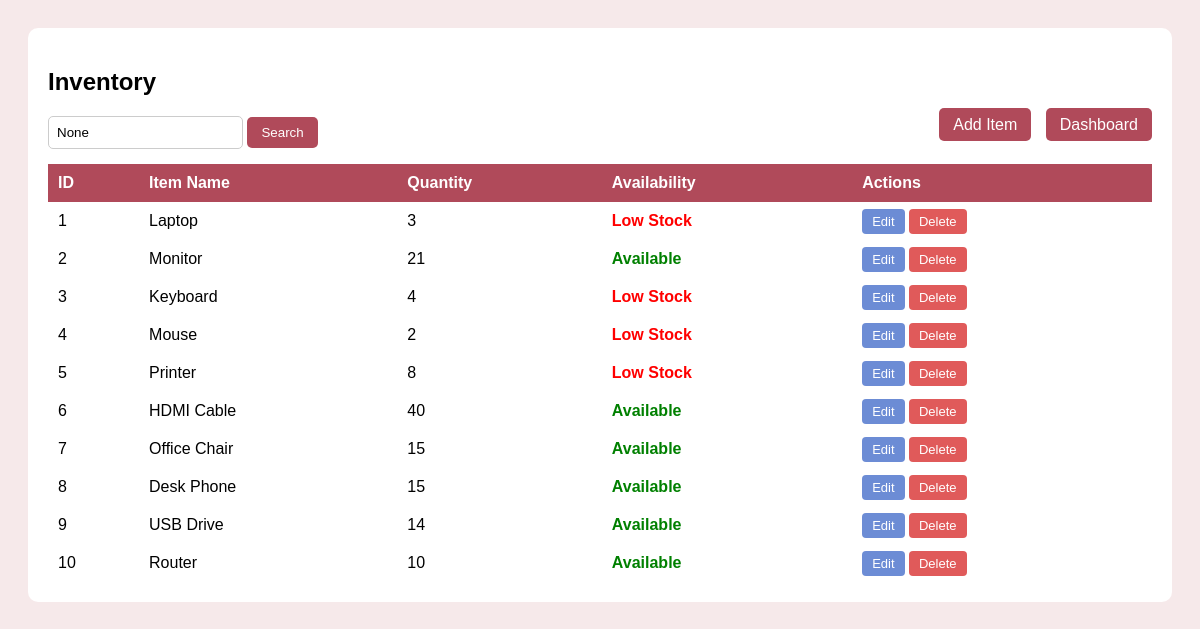
Screenshot of /inventory/ with the database file from the repository.
### inventory_management/models.py (models this page shows, shortened)
class Inventory(models.Model):
    item_name = models.CharField(max_length=100)
    quantity = models.PositiveIntegerField(default=0)

### inventory_management/views.py (the view)
# urls.py: path('inventory/', views.inventory_list, name='inventory_list'),
def inventory_list(request):
    query = request.GET.get('q')
    items = Inventory.objects.all().order_by('id')
    if query:
        items = items.filter(
            Q(item_name__icontains=query)
        )
    return render(request, 'inventory_list.html', {
        'items': items,
        'query': query
    })

### templates/inventory_list.html (shortened to what this page needs)
<!DOCTYPE html>
<html>
<head>
</head>
<body>
<div class="container">
    <h2>Inventory</h2>
    <div class="top-bar">
        <form method="get" class="search">
            <input type="text" name="q" placeholder="Search item..." value="{{ query }}">
            <button type="submit">Search</button>
        </form>
        <div class="actions">
            <a href="{% url 'add_inventory' %}">Add Item</a>
            <a href="{% url 'admin_dashboard' %}">Dashboard</a>
        </div>
    </div>
    <table>
        <thead>
            <tr>
                <th>ID</th>
                <th>Item Name</th>
                <th>Quantity</th>
                <th>Availability</th>
                <th>Actions</th>
            </tr>
        </thead>
        <tbody>
        {% for item in items %}
            <tr>
                <td>{{ item.id }}</td>
                <td>{{ item.item_name }}</td>
                <td>{{ item.quantity }}</td>
                <td>
                    {% if item.quantity < 10 %}
                        <span class="low">Low Stock</span>
                    {% else %}
                        <span class="ok">Available</span>
                    {% endif %}
                </td>
                <td>
                    <a href="{% url 'edit_inventory' item.id %}" class="btn edit">Edit</a>
                    <a href="{% url 'delete_inventory' item.id %}" class="btn delete">Delete</a>
                </td>
            </tr>
        {% empty %}
            <tr>
                <td colspan="5">No items found.</td>
            </tr>
        {% endfor %}
        </tbody>
    </table>
</div>
</body>
</html>

### templates/inventory_list.html (style rules this page uses)
body { font-family: Arial; background: #f6e9ea; padding: 20px; }
.container { background: white; padding: 20px; border-radius: 10px; }
.top-bar { display: flex; justify-content: space-between; margin-bottom: 15px; }
.search input { padding: 8px; border-radius: 5px; border: 1px solid #ccc; }
.search button { padding: 8px 14px; background: #b04a5a; color: white; border: none; border-radius: 5px; }
.actions a { padding: 8px 14px; margin-left: 10px; background: #b04a5a; color: white; text-decoration: none; border-radius: 5px; }
table { width: 100%; border-collapse: collapse; }
thead { background: #b04a5a; color: white; }
th, td { padding: 10px; text-align: left; }
.low { color: red; font-weight: bold; }
.ok { color: green; font-weight: bold; }
.btn { padding: 5px 10px; border-radius: 4px; text-decoration: none; color: white; font-size: 13px; }
.edit { background: #6c8cd5; }
.delete { background: #e05a5a; }

### rows the page displays
Inventory: id "1", item_name "Laptop", quantity "3", shows "Low Stock"
Inventory: id "2", item_name "Monitor", quantity "21", shows "Available"
Inventory: id "3", item_name "Keyboard", quantity "4", shows "Low Stock"
Inventory: id "4", item_name "Mouse", quantity "2", shows "Low Stock"
Inventory: id "5", item_name "Printer", quantity "8", shows "Low Stock"
Inventory: id "6", item_name "HDMI Cable", quantity "40", shows "Available"
Inventory: id "7", item_name "Office Chair", quantity "15", shows "Available"
Inventory: id "8", item_name "Desk Phone", quantity "15", shows "Available"
Inventory: id "9", item_name "USB Drive", quantity "14", shows "Available"
Inventory: id "10", item_name "Router", quantity "10", shows "Available"
